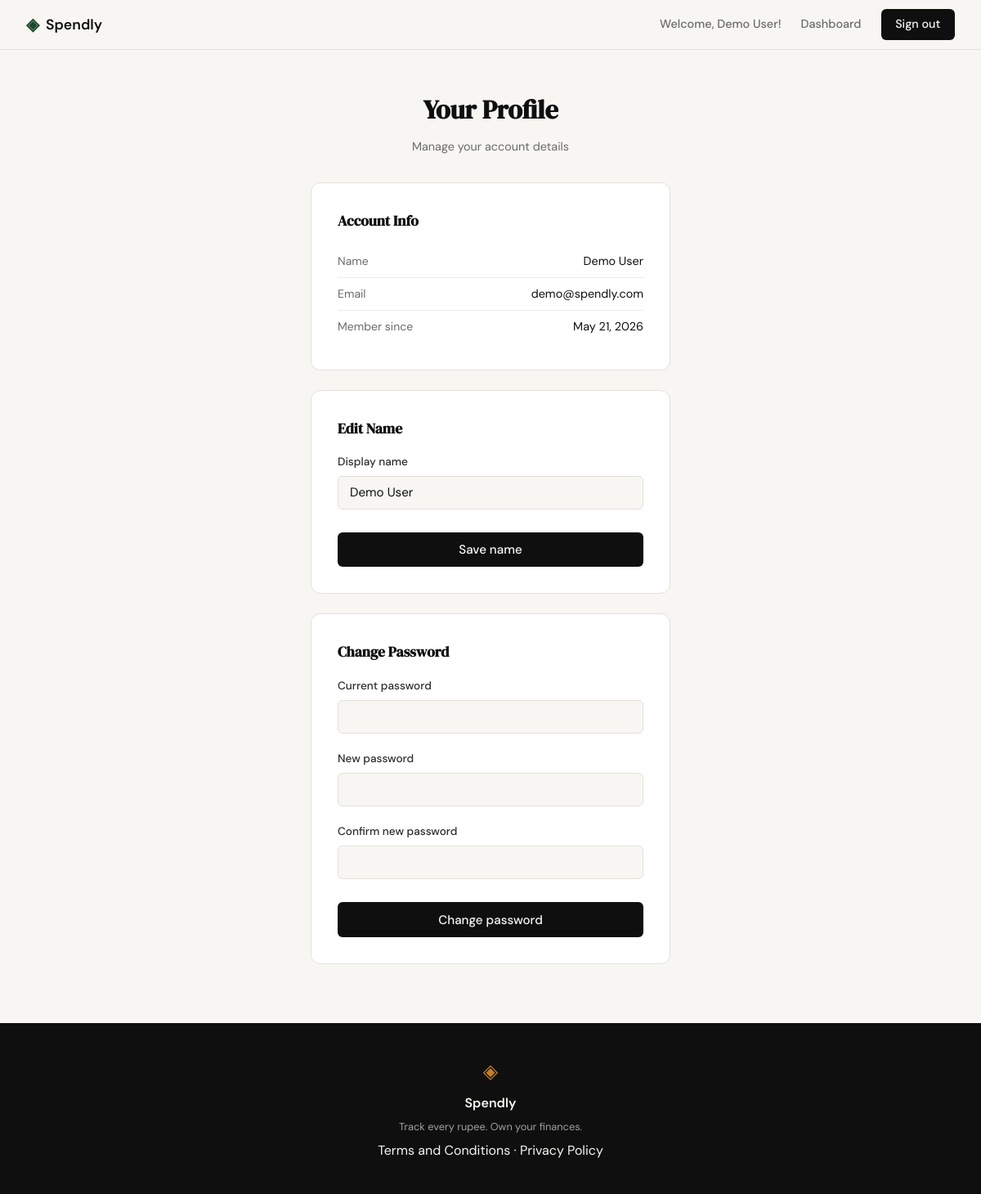
Screenshot of /profile (signed in) with the database file from the repository.
### tables this page shows
CREATE TABLE users (
            id INTEGER PRIMARY KEY AUTOINCREMENT,
            name TEXT NOT NULL,
            email TEXT UNIQUE NOT NULL,
            password_hash TEXT NOT NULL,
            created_at TEXT DEFAULT (datetime('now'))
        );

### app.py (the view, shortened to what this page needs)
@app.route("/profile", methods=["GET", "POST"])
def profile():
    if "user_id" not in session:
        return redirect(url_for("login"))
    user = get_user_by_id(session["user_id"])
    member_since = _format_member_since(user["created_at"])
    if request.method == "GET":
        return render_template("profile.html", user=user, member_since=member_since)

### app.py (called while the page is built)
def _format_member_since(created_at):
    return datetime.strptime(created_at, "%Y-%m-%d %H:%M:%S").strftime("%B %-d, %Y")

### database/db.py (called while the page is built)
def get_db():
    conn = sqlite3.connect("spendly.db")
    conn.row_factory = sqlite3.Row
    conn.execute("PRAGMA foreign_keys = ON")
    return conn

def get_user_by_id(user_id):
    conn = get_db()
    user = conn.execute(
        "SELECT * FROM users WHERE id = ?", (user_id,)
    ).fetchone()
    conn.close()
    return user

### templates/profile.html (shortened to what this page needs)
{% extends "base.html" %}
{% block content %}
<section class="auth-section">
    <div class="auth-container">
        <div class="auth-header">
            <h1 class="auth-title">Your Profile</h1>
            <p class="auth-subtitle">Manage your account details</p>
        </div>
        <div class="auth-card" style="margin-bottom: 1.5rem">
            <h2 class="profile-section-title">Account Info</h2>
            <div class="profile-field">
                <span class="profile-label">Name</span>
                <span class="profile-value">{{ user["name"] }}</span>
            </div>
            <div class="profile-field">
                <span class="profile-label">Email</span>
                <span class="profile-value">{{ user["email"] }}</span>
            </div>
            <div class="profile-field">
                <span class="profile-label">Member since</span>
                <span class="profile-value">{{ member_since }}</span>
            </div>
        </div>
        <div class="auth-card" style="margin-bottom: 1.5rem">
            <h2 class="profile-section-title">Edit Name</h2>
            <form method="POST" action="{{ url_for('profile') }}">
                <div class="form-group">
                    <label for="name">Display name</label>
                    <input type="text" id="name" name="name" class="form-input"
                           value="{{ name_value if name_value else user['name'] }}"
                           required maxlength="100">
                </div>
                <button type="submit" class="btn-submit">Save name</button>
            </form>
        </div>
        <div class="auth-card">
            <h2 class="profile-section-title">Change Password</h2>
            <form method="POST" action="{{ url_for('profile') }}">
                <div class="form-group">
                    <label for="current_password">Current password</label>
                    <input type="password" id="current_password" name="current_password"
                           class="form-input" required>
                </div>
                <div class="form-group">
                    <label for="new_password">New password</label>
                    <input type="password" id="new_password" name="new_password"
                           class="form-input" required minlength="8">
                </div>
                <div class="form-group">
                    <label for="confirm_password">Confirm new password</label>
                    <input type="password" id="confirm_password" name="confirm_password"
                           class="form-input" required>
                </div>
                <button type="submit" class="btn-submit">Change password</button>
            </form>
        </div>
    </div>
</section>
{% endblock %}

### templates/base.html (shortened to what this page needs)
<!DOCTYPE html>
<html lang="en">
<head>
    <link rel="stylesheet" href="{{ url_for('static', filename='css/style.css') }}">
</head>
<body>
    <nav class="navbar">
        <div class="nav-inner">
            <a href="{{ url_for('landing') }}" class="nav-brand">
                <span class="brand-icon">◈</span>
                <span class="brand-name">Spendly</span>
            </a>
            <div class="nav-links">
                {% if session.user_id %}
                    <span class="nav-welcome">Welcome, {{ session.user_name }}!</span>
                    {% if request.path != '/dashboard' %}
                        <a href="{{ url_for('dashboard') }}">Dashboard</a>
                    {% endif %}
                    <a href="{{ url_for('logout') }}" class="nav-cta">Sign out</a>
                {% elif request.path == '/register' %}
                    <a href="{{ url_for('login') }}" class="nav-cta">Sign in</a>
                    <a href="{{ url_for('register') }}">Get started</a>
                {% else %}
                    <a href="{{ url_for('login') }}">Sign in</a>
                    <a href="{{ url_for('register') }}" class="nav-cta">Get started</a>
                {% endif %}
            </div>
        </div>
    </nav>
    <main class="main-content">
        {% block content %}{% endblock %}
    </main>
    <footer class="footer">
        <div class="footer-inner">
            <span class="brand-icon">◈</span>
            <span class="footer-name">Spendly</span>
            <p class="footer-copy">Track every rupee. Own your finances.</p>
            <p><a href="/terms">Terms and Conditions</a> · <a href="/privacy">Privacy Policy</a></p>
        </div>
    </footer>
</body>
</html>

### static/css/style.css (style rules this page uses)
:root { --ink: #0f0f0f; --ink-soft: #2d2d2d; --ink-muted: #6b6b6b; --ink-faint: #a0a0a0; --paper: #f7f6f3; --paper-warm: #f0ede6; --paper-card: #ffffff; --accent: #1a472a; --accent-light: #e8f0eb; --accent-2: #c17f24; --accent-2-light: #fdf3e3; --danger: #c0392b; --danger-light: #fdecea; --border: #e4e1da; --border-soft: #eeebe4; --font-display: 'DM Serif Display', Georgia, serif; --font-body: 'DM Sans', system-ui, sans-serif; --max-width: 1200px; --auth-width: 440px; --radius-sm: 6px; --radius-md: 12px; --radius-lg: 20px; --bar-0: #1a472a; --bar-1: #c17f24; --bar-2: #5b7fa6; --bar-3: #8b5e83; --bar-4: #2e8b84; --bar-5: #c0614b; --bar-6: #5a5ea8; }
*, *::before, *::after { box-sizing: border-box; margin: 0; padding: 0; }
html { font-size: 16px; scroll-behavior: smooth; }
body { background: var(--paper); color: var(--ink); font-family: var(--font-body); font-size: 1rem; line-height: 1.6; -webkit-font-smoothing: antialiased; }
a { color: inherit; text-decoration: none; }
.navbar { position: sticky; top: 0; z-index: 100; background: var(--paper); border-bottom: 1px solid var(--border); padding: 0 2rem; }
.nav-inner { max-width: var(--max-width); margin: 0 auto; height: 60px; display: flex; align-items: center; justify-content: space-between; }
.nav-brand { display: flex; align-items: center; gap: 0.5rem; font-family: var(--font-body); font-weight: 600; font-size: 1.1rem; color: var(--ink); }
.brand-icon { color: var(--accent); font-size: 1.3rem; }
.brand-name { color: var(--ink); }
.nav-links { display: flex; align-items: center; gap: 1.5rem; font-size: 0.9rem; font-weight: 500; }
.nav-links a { color: var(--ink-muted); transition: color 0.2s; }
.nav-welcome { color: var(--ink-muted); font-size: 0.9rem; font-weight: 500; }
.nav-cta { background: var(--ink) !important; color: var(--paper) !important; padding: 0.45rem 1.1rem; border-radius: var(--radius-sm); transition: background 0.2s !important; }
.main-content { min-height: calc(100vh - 60px - 100px); }
.auth-section { min-height: calc(100vh - 60px - 100px); display: flex; align-items: center; justify-content: center; padding: 3rem 2rem; }
.auth-container { width: 100%; max-width: var(--auth-width); }
.auth-header { text-align: center; margin-bottom: 2rem; }
.auth-title { font-family: var(--font-display); font-size: 2rem; color: var(--ink); margin-bottom: 0.5rem; }
.auth-subtitle { font-size: 0.9rem; color: var(--ink-muted); }
.auth-card { background: var(--paper-card); border: 1px solid var(--border); border-radius: var(--radius-md); padding: 2rem; margin-bottom: 1.5rem; }
.profile-section-title { font-family: var(--font-display); font-size: 1.1rem; color: var(--ink); margin-bottom: 1rem; }
.profile-field { display: flex; justify-content: space-between; align-items: baseline; padding: 0.5rem 0; border-bottom: 1px solid var(--border-soft); gap: 1rem; }
.profile-field:last-child { border-bottom: none; margin-bottom: 0; }
.profile-label { font-size: 0.875rem; color: var(--ink-muted); flex-shrink: 0; }
.profile-value { font-size: 0.9rem; color: var(--ink); text-align: right; word-break: break-all; }
.form-group { margin-bottom: 1.25rem; }
.form-group label { display: block; font-size: 0.85rem; font-weight: 500; color: var(--ink-soft); margin-bottom: 0.4rem; }
.form-input { width: 100%; padding: 0.6rem 0.875rem; border: 1px solid var(--border); border-radius: var(--radius-sm); font-family: var(--font-body); font-size: 0.95rem; color: var(--ink); background: var(--paper); outline: none; transition: border-color 0.2s; }
.form-input::placeholder { color: var(--ink-faint); }
.btn-submit { width: 100%; padding: 0.7rem; background: var(--ink); color: var(--paper); border: none; border-radius: var(--radius-sm); font-family: var(--font-body); font-size: 0.95rem; font-weight: 500; cursor: pointer; transition: background 0.2s; margin-top: 0.5rem; }
.footer { background: var(--ink); color: var(--paper); padding: 2.5rem 2rem; text-align: center; }
.footer-inner { display: flex; flex-direction: column; align-items: center; gap: 0.4rem; }
.footer .brand-icon { color: var(--accent-2); font-size: 1.5rem; }
.footer-name { font-weight: 600; font-size: 1rem; }
.footer-copy { font-size: 0.8rem; color: var(--ink-faint); }

### rows the page displays
users: user_name "Demo User", name "Demo User", email "demo@spendly.com", created_at "May 21, 2026"
